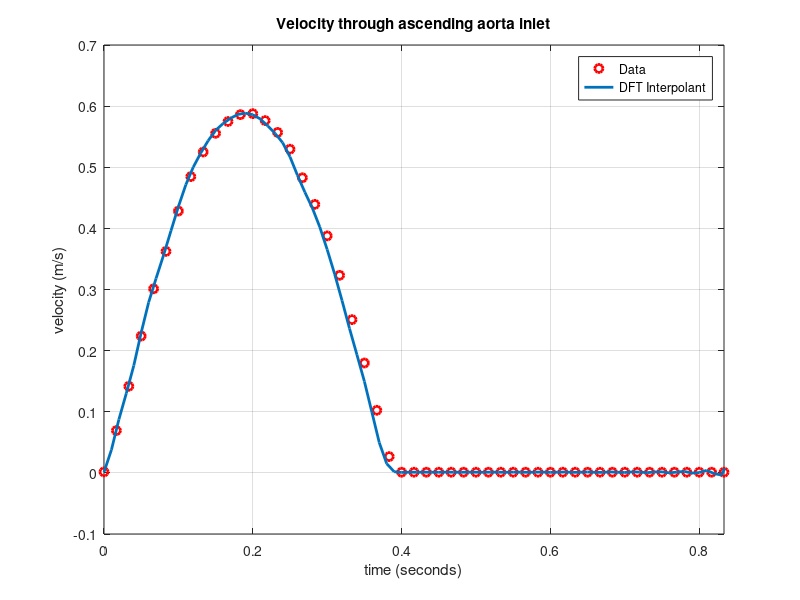

MATLAB code to generate this figure:
% FFT formulation for aortic inlet 
clear all;
clc;
%Period (72 strokes/min)
T=60/72;
%Diameter (m)
D=0.025;
%Transversal Area (m2)
Area=4.90875e-4;
%Density
ro=1050;
%dynamic viscosity (Pa)
mu=0.0035;
%conversion factor from Velocity to ml/s (multiplied by transversal area)
CF=(1e6)*Area;
%scale factor to obtain 70ml/stroke due to previous data is 63.7377 ml/s
scale= 1.09825;
time = T *[0:0.02:1]; % this interval must have the same correspondence with vel.
vel =scale*[0.00146551 0.0630498 0.129036 0.203825 0.27421 0.329928 0.390043 0.441359 0.478005 0.50585 0.523424 0.533664 0.535101 0.524801 0.507168 0.482201 0.439628 0.399991 0.353017 0.294308 0.228261 0.163685 0.0932393 0.0242605 0.001*ones(1,27)];
plot(time,vel,'ro','Linewidth',2)
xlim([0 T]);
xlabel('time (seconds)');
ylabel('velocity (m/s)');
grid on;
d = fft(vel);
m = length(vel); M = floor((m + 1)/2); a0 = d(1)/m;
an = 2*real(d(2:M))/m; alast = d(M + 1)/m; bn = -2*imag(d(2:M))/m;
hold on
t = 0:0.01:4;
n = 1:length(an);
y = a0 + an*cos(2*pi*n'*t/T) ...
+ bn*sin(2*pi*n'*t/T) ...
+ alast*cos(2*pi*(length(an)+1)*t/T);
plot(t,y,'Linewidth',2)
legend('Data','DFT Interpolant')
title('Velocity through ascending aorta inlet');
% Print out formulation
fprintf(['Volume flow rate through aorta inlet/n Interpolant: v=' num2str(a0)]);
% Integral over period
mlPerBeat = CF*(a0*(T)-bn*(ones(size(n))./(2*pi*n'/T)')'+ bn*(ones(size(n))./(2*pi*n'/T)')');
litresPerMinute = mlPerBeat/T*60/1000;
Vmax=max (vel);
Vmin=min(vel);
Reynolds=D*Vmax*ro/mu;